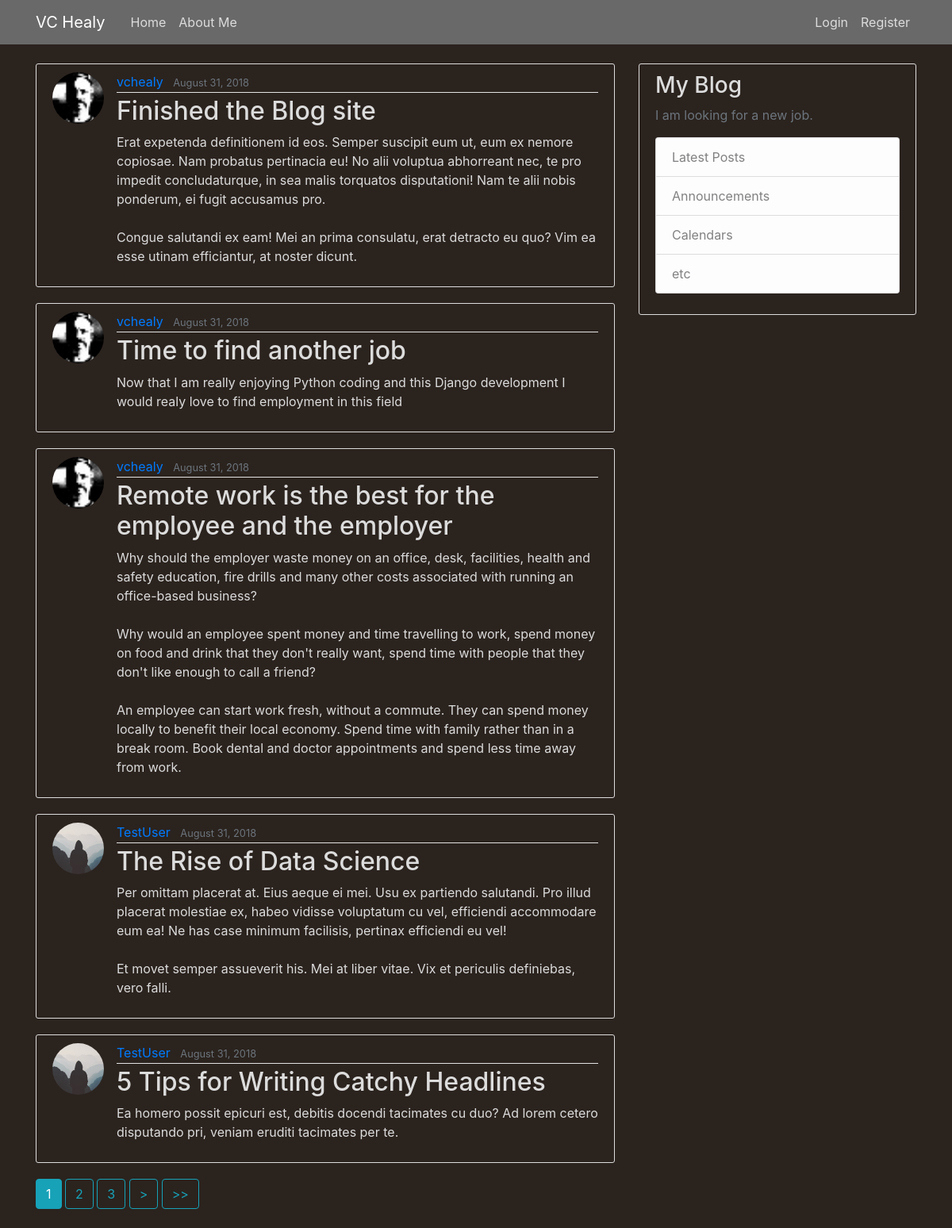
The page / on the database its author committed.
### blog/models.py (models this page shows, shortened)
class Post(models.Model):
    title = models.CharField(max_length=100)
    content = models.TextField()
    date_posted = models.DateTimeField(default=timezone.now)
    author = models.ForeignKey(User, on_delete=models.CASCADE)

### users/models.py (models this page shows, shortened)
class Profile(models.Model):
    user = models.OneToOneField(User, on_delete=models.CASCADE)
    image = models.ImageField(default='default.jpg', upload_to='profile_pics')

### blog/views.py (the view)
# urls.py: path("", PostListView.as_view(), name="blog_home"),
class PostListView(ListView):
    model = Post
    template_name = 'blog/home.html'  # <app>/<model>_<viewtype>.html
    context_object_name = 'posts'
    ordering = ['-date_posted']
    paginate_by = 5

### blog/templates/blog/home.html (shortened to what this page needs)
{% extends "blog/base.html" %}
{% block content %}
{% for post in posts %}
<article class="media content-section">
  <img class="rounded-circle article-img" src="{{ post.author.profile.image.url }}">
  <div class="media-body">
    <div class="article-metadata">
      <a class="mr-2" href="{% url 'user_posts' post.author.username %}">{{ post.author }}</a>
      <small class="text-muted">{{ post.date_posted|date:"F d, Y" }}</small>
    </div>
    <h2><a class="article-title" href="{% url 'post_detail' post.id %}">{{ post.title }}</a></h2>
    <p class="article-content">{{ post.content }}</p>
  </div>
</article>
{% endfor %}
{% if is_paginated %}
        {% for num in page_obj.paginator.page_range %}
        {% if page_obj.number == num %}
        <a class="btn btn-info mb-4" href="?page={{ num }}">{{ num }}</a>
        {% elif num > page_obj.number|add:'-3' and num < page_obj.number|add:'3' %}
        <a class="btn btn-outline-info mb-4" href="?page={{ num }}">{{ num }}</a>
        {% endif %}
        {% endfor %}
        {% if page_obj.has_next %}
        <a class="btn btn-outline-info mb-4" href="?page={{ page_obj.next_page_number }}"> > </a>
        <a class="btn btn-outline-info mb-4" href="?page={{ page_obj.paginator.num_pages }}"> >> </a>
        {% endif %}
        {% endif %}
        {% endblock content %}

### blog/templates/blog/base.html (shortened to what this page needs)
{% load static %}
<!DOCTYPE html>
<html>
<head>
  <link rel="stylesheet" href="https://maxcdn.bootstrapcdn.com/bootstrap/4.0.0/css/bootstrap.min.css"
>
  <link rel="stylesheet" type="text/css" href="{% static 'blog/main.css' %}">
</head>
<body>
  <header class="site-header">
    <nav class="navbar navbar-expand-md navbar-dark bg-steel fixed-top">
      <div class="container">
        <a class="navbar-brand mr-4" href="{% url 'blog_home' %}">VC Healy</a>
        <div class="collapse navbar-collapse" id="navbarToggle">
          <div class="navbar-nav mr-auto">
            <a class="nav-item nav-link" href="{% url 'blog_home' %}">Home</a>
            <a class="nav-item nav-link" href="{% url 'about_me' %}">About Me</a>
          </div>
          <div class="navbar-nav">
            {% if user.is_authenticated %}
            <a class="nav-item nav-link" href="{% url 'post_create' %}">New Post</a>
            <a class="nav-item nav-link" href="{% url 'profile' %}">Profile</a>
            <a class="nav-item nav-link" href="{% url 'logout' %}">Logout</a>
            {% else %}
            <a class="nav-item nav-link" href="{% url 'login' %}">Login</a>
            <a class="nav-item nav-link" href="{% url 'register' %}">Register</a>
            {% endif %}
          </div>
        </div>
      </div>
    </nav>
  </header>
  <main role="main" class="container">
    <div class="row">
      <div class="col-md-8">
        {% block content %}{% endblock %}
      </div>
      <div class="col-md-4">
        <div class="content-section">
          <h3>My Blog</h3>
          <p class='text-muted'> I am looking for a new job.
          <ul class="list-group">
            <li class="list-group-item list-group-item-light">Latest Posts</li>
            <li class="list-group-item list-group-item-light">Announcements</li>
            <li class="list-group-item list-group-item-light">Calendars</li>
            <li class="list-group-item list-group-item-light">etc</li>
          </ul>
          </p>
        </div>
      </div>
    </div>
  </main>
</body>
</html>

### blog/static/blog/main.css (style rules this page uses)
body { background: #2b231e; color: #DCDCDC; margin-top: 5rem; }
h1, h2, h3, h4, h5, h6 { color: #DCDCDC; }
ul { margin: 0; }
.bg-steel { background-color: #696969; }
.site-header .navbar-nav .nav-link { color: #DCDCDC; }
.content-section { background: #2b231e; color: #DCDCDC; padding: 10px 20px; border: 1px solid #dddddd; border-radius: 3px; margin-bottom: 20px; }
.article-title { color: #DCDCDC; }
.article-content { white-space: pre-line; }
.article-img { height: 65px; width: 65px; margin-right: 16px; }
.article-metadata { padding-bottom: 1px; margin-bottom: 4px; border-bottom: 1px solid #e3e3e3 }

### rows shown on the page
Post: author.profile.image (placeholder picture), author "vchealy", date_posted "August 31, 2018", title "Finished the Blog site", content "Erat expetenda definitionem id eos. Semper suscipit eum ut, eum ex nemore copiosae. Nam probatus pertinacia eu! No alii voluptua abhorreant nec, te pro impedit concludaturque, in sea malis torquatos disputationi! Nam te alii nobis ponderum, ei fugit accusamus pro. Congue salutandi ex eam! Mei an prima consulatu, erat detracto eu quo? Vim ea esse utinam efficiantur, at noster dicunt."
Post: author.profile.image (placeholder picture), author "vchealy", date_posted "August 31, 2018", title "Time to find another job", content "Now that I am really enjoying Python coding and this Django development I would realy love to find employment in this field"
Post: author.profile.image (placeholder picture), author "vchealy", date_posted "August 31, 2018", title "Remote work is the best for the employee and the employer", content "Why should the employer waste money on an office, desk, facilities, health and safety education, fire drills and many other costs associated with running an office-based business? Why would an employee spent money and time travelling to work, spend money on food and drink that they don't really want, spend time with people that they don't like enough to call a friend? An employee can start work fresh, without a commute. They can spend money locally to benefit their local economy. Spend time with family rather than in a break room. Book dental and doctor appointments and spend less time away from work."
Post: author.profile.image (placeholder picture), author "TestUser", date_posted "August 31, 2018", title "The Rise of Data Science", content "Per omittam placerat at. Eius aeque ei mei. Usu ex partiendo salutandi. Pro illud placerat molestiae ex, habeo vidisse voluptatum cu vel, efficiendi accommodare eum ea! Ne has case minimum facilisis, pertinax efficiendi eu vel! Et movet semper assueverit his. Mei at liber vitae. Vix et periculis definiebas, vero falli."
Post: author.profile.image (placeholder picture), author "TestUser", date_posted "August 31, 2018", title "5 Tips for Writing Catchy Headlines", content "Ea homero possit epicuri est, debitis docendi tacimates cu duo? Ad lorem cetero disputando pri, veniam eruditi tacimates per te."

### other values the page prints
{{ num }} "1"
{{ num }} "2" "3"
